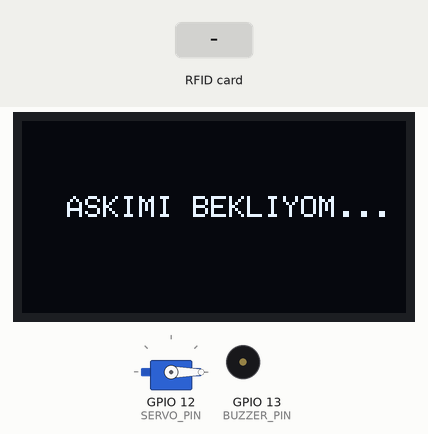
Simulated run of this sketch. Board: ESP32. Shown: servo, 128×64 one-colour display, buzzer (waves = sounding, pin HIGH). The inputs (shaded band) are chosen by the test bench.

Above: at 1.3 s.
1.4 s: RFID card 32 E4 A8 AB held to the reader
At 1.48 s:
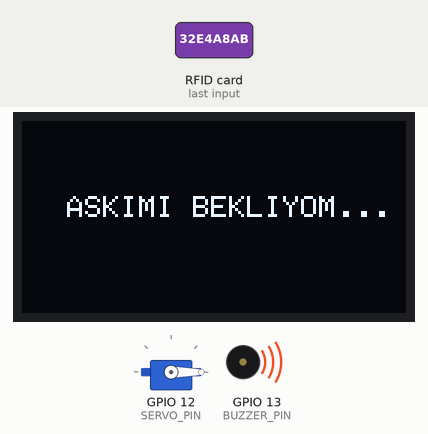
At 3.8 s:
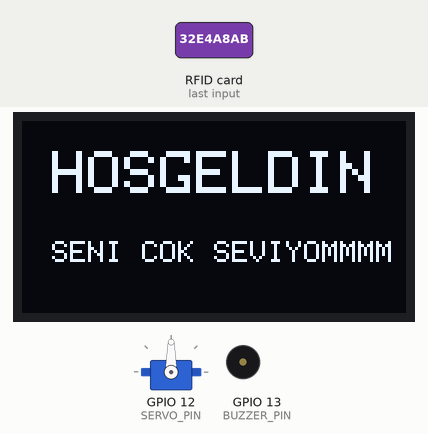
3.9 s: RFID card 32 E4 A8 AB held to the reader
At 7.4 s:
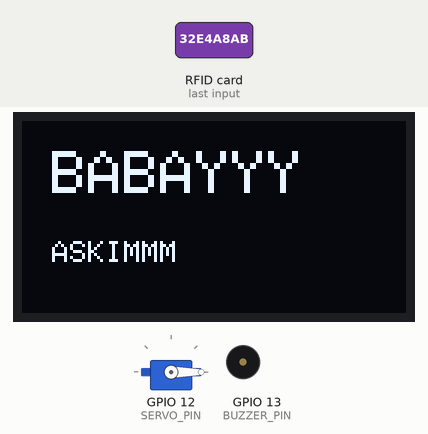
Timing chart, 0 to 8.9 s (numbered marks = the images above; inputs shaded):
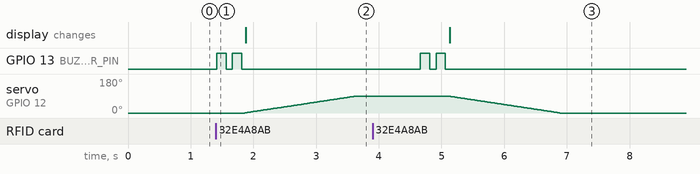

The sketch:

main_controller.ino
```cpp
#include <SPI.h>
#include <MFRC522.h>
#include <ESP32Servo.h>
#include <Adafruit_GFX.h>
#include <Adafruit_SSD1306.h>

// PIN Definitions
#define SS_PIN    5
#define RST_PIN   4
#define SERVO_PIN 12
#define BUZZER_PIN 13
#define SCREEN_WIDTH 128
#define SCREEN_HEIGHT 64

MFRC522 rfid(SS_PIN, RST_PIN);
Servo storageLock;
Adafruit_SSD1306 display(SCREEN_WIDTH, SCREEN_HEIGHT, &Wire, -1);

// Master Key UID blue keyfob
byte masterCard[] = {0x32, 0xE4, 0xA8, 0xAB};
bool isUnlocked = false;

// Function to update screen messages
void displayMessage(String title, String sub) {
  display.clearDisplay();
  display.setTextColor(SSD1306_WHITE);
  display.setTextSize(2);
  display.setCursor(10, 10);
  display.println(title);
  display.setTextSize(1);
  display.setCursor(10, 40);
  display.println(sub);
  display.display();
}

// Function for standby mode
void showWaitingMessage() {
  display.clearDisplay();
  display.setTextColor(SSD1306_WHITE);
  display.setTextSize(1);
  display.setCursor(15, 25);
  display.println("ASKIMI BEKLIYOM...");
  display.display();
}

void playSuccessSound() {
  digitalWrite(BUZZER_PIN, HIGH);
  delay(150); digitalWrite(BUZZER_PIN, LOW); delay(100);
  digitalWrite(BUZZER_PIN, HIGH);
  delay(150); digitalWrite(BUZZER_PIN, LOW);
}

void setup() {
  Serial.begin(115200);
  SPI.begin();
  rfid.PCD_Init();
  storageLock.attach(SERVO_PIN);
  storageLock.write(0); // Initial locked position
  pinMode(BUZZER_PIN, OUTPUT);

  if(!display.begin(SSD1306_SWITCHCAPVCC, 0x3C)) {
    Serial.println("OLED failed!");
  } else {
    // CRITICAL: Flip the display 180 degrees
    display.setRotation(2);
    display.clearDisplay();
    display.setTextColor(SSD1306_WHITE);
    showWaitingMessage();
  }
}

void loop() {
  // Check for RFID scans
  if (!rfid.PICC_IsNewCardPresent()) return;
  if (!rfid.PICC_ReadCardSerial()) return;

  bool accessGranted = true;
  for (byte i = 0; i < 4; i++) {
    if (rfid.uid.uidByte[i] != masterCard[i]) {
      accessGranted = false;
      break;
    }
  }

  if (accessGranted) {
    isUnlocked = !isUnlocked;
    if (isUnlocked) {
      playSuccessSound();
      displayMessage("HOSGELDIN", "SENI COK SEVIYOMMMM");
      // Servo unlock movement
      for (int pos = 0; pos <= 90; pos++) { storageLock.write(pos); delay(20); }
    } else {
      playSuccessSound();
      displayMessage("BABAYYY", "ASKIMMM");
      // Servo lock movement
      for (int pos = 90; pos >= 0; pos--) { storageLock.write(pos); delay(20); }
      delay(2000);
      showWaitingMessage();
    }
  }

  rfid.PICC_HaltA();
  delay(1000);
}
```

Measured:
- after the input at 1.4 s, GPIO 13 (BUZZER_PIN): alternates HIGH for 0.15 s and LOW for 0.10 s, 4 changes in all, then stays LOW, starting at once; servo on GPIO 12 (SERVO_PIN): moves from 0° to 90° over 1.8 s, starting after 0.46 s
- after the input at 3.9 s, GPIO 13 (BUZZER_PIN): alternates HIGH for 0.15 s and LOW for 0.10 s, 4 changes in all, then stays LOW, starting after 0.76 s; servo on GPIO 12 (SERVO_PIN): moves from 90° to 0° over 1.8 s, starting after 1.2 s; the display: changes after 1.2 s (image 3)
